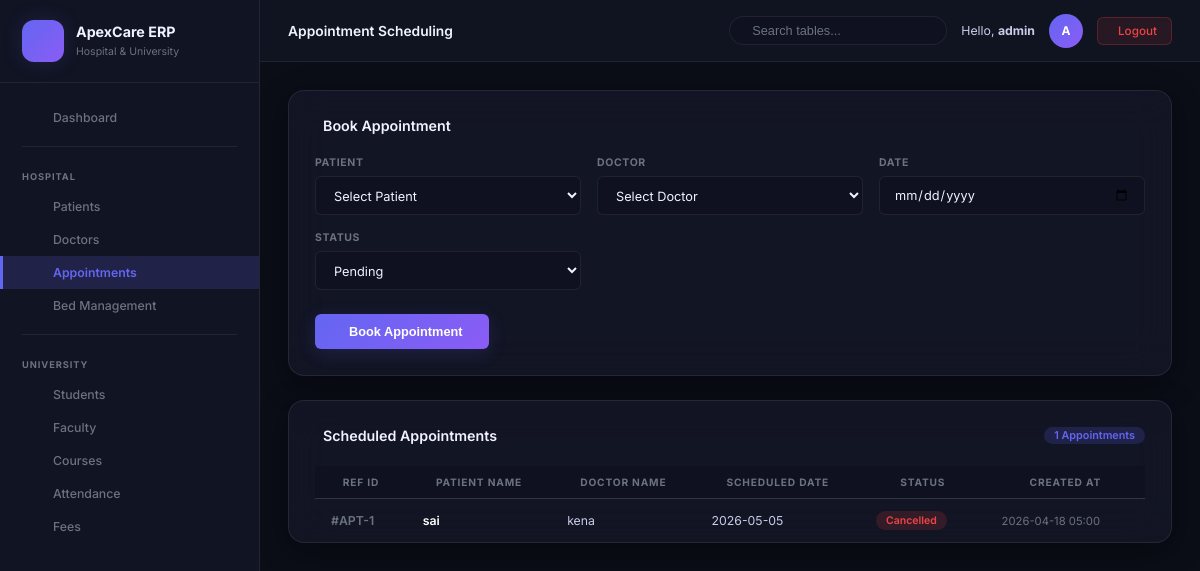
The page /hospital/appointments (signed in) on the database as committed earlier.
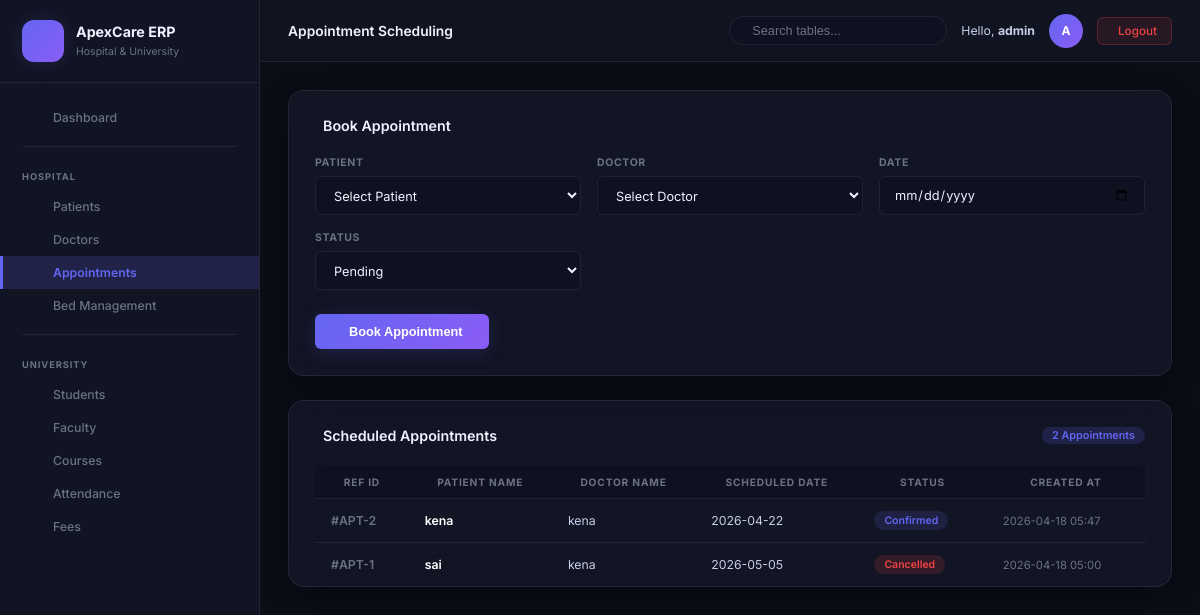
The same page on the database as committed later.
### tables this page shows
CREATE TABLE appointments (
                id         INTEGER PRIMARY KEY AUTOINCREMENT,
                patient_id INTEGER NOT NULL,
                doctor_id  INTEGER NOT NULL,
                date       TEXT NOT NULL,
                status     TEXT NOT NULL DEFAULT 'Pending',
                created_at TIMESTAMP DEFAULT CURRENT_TIMESTAMP,
                FOREIGN KEY (patient_id) REFERENCES patients(id) ON DELETE CASCADE,
                FOREIGN KEY (doctor_id)  REFERENCES doctors(id)  ON DELETE CASCADE
            );

CREATE TABLE patients (
                id         INTEGER PRIMARY KEY AUTOINCREMENT,
                name       TEXT NOT NULL,
                age        INTEGER NOT NULL,
                disease    TEXT NOT NULL,
                contact    TEXT NOT NULL,
                created_at TIMESTAMP DEFAULT CURRENT_TIMESTAMP
            );

CREATE TABLE doctors (
                id             INTEGER PRIMARY KEY AUTOINCREMENT,
                name           TEXT NOT NULL,
                qualification  TEXT NOT NULL,
                specialization TEXT NOT NULL,
                experience     INTEGER NOT NULL,
                created_at     TIMESTAMP DEFAULT CURRENT_TIMESTAMP
            );

### routes/hospital.py (the view, shortened to what this page needs)
@hospital_bp.route('/appointments', methods=['GET', 'POST'])
@login_required
def appointments():
    msg, msg_type = None, None
    db = get_db()
    cursor = db.cursor()
    cursor.execute("SELECT id, name FROM patients ORDER BY name")
    all_patients = cursor.fetchall()
    cursor.execute("SELECT id, name FROM doctors ORDER BY name")
    all_doctors  = cursor.fetchall()
    cursor.execute("""
        SELECT a.id, p.name AS patient_name, d.name AS doctor_name,
               a.date, a.status, a.created_at
        FROM appointments a
        JOIN patients p ON a.patient_id = p.id
        JOIN doctors  d ON a.doctor_id  = d.id
        ORDER BY a.id DESC
    """)
    all_appointments = cursor.fetchall()
    cursor.close()
    return render_template(
        'hospital/appointments.html',
        patients=all_patients, doctors=all_doctors,
        appointments=all_appointments, msg=msg, msg_type=msg_type
    )

### core/db.py (called while the page is built)
    def execute(self, query, args=None):
        query = query.replace('%s', '?')
        query = query.replace('AUTO_INCREMENT', 'AUTOINCREMENT')
        if args:
            self.cursor.execute(query, args)
        else:
            self.cursor.execute(query)

    def fetchall(self):
        rows = self.cursor.fetchall()
        return [dict(row) for row in rows]

    def close(self):
        self.cursor.close()

    def cursor(self):
        return SQLiteCursorWrapper(self.conn)

    def close(self):
        self.conn.close()

### routes/utils.py (called while the page is built)
def login_required(f):
    @wraps(f)
    def decorated(*args, **kwargs):
        if 'logged_in' not in session:
            flash('Please login to access this page.', 'warning')
            return redirect(url_for('auth.login'))
        return f(*args, **kwargs)
    return decorated

### templates/hospital/appointments.html (shortened to what this page needs)
{% extends "base.html" %}
{% block page_title %}Appointment Scheduling{% endblock %}
{% block content %}
<div class="card-dark">
    <div class="card-head">
         Book Appointment
    </div>
    <form method="POST">
        <div class="form-grid">
            <div class="f-group">
                <label class="f-label">Patient</label>
                <select name="patient_id" class="f-control" required>
                    <option value="" disabled selected>Select Patient</option>
                </select>
            </div>
            <div class="f-group">
                <label class="f-label">Doctor</label>
                <select name="doctor_id" class="f-control" required>
                    <option value="" disabled selected>Select Doctor</option>
                </select>
            </div>
            <div class="f-group">
                <label class="f-label">Date</label>
                <input type="date" name="date" class="f-control" required>
            </div>
            <div class="f-group">
                <label class="f-label">Status</label>
                <select name="status" class="f-control" required>
                    <option value="Pending" selected>Pending</option>
                </select>
            </div>
        </div>
        <div style="margin-top: 24px;">
            <button type="submit" class="btn-submit">
                 Book Appointment
            </button>
        </div>
    </form>
</div>
<div class="card-dark" style="padding-bottom: 0;">
    <div class="card-head">
         Scheduled Appointments
        <span class="record-badge">{{ appointments|length }} Appointments</span>
    </div>
    {% if appointments %}
    <div class="tbl-scroll">
        <table class="apex-tbl">
            <thead>
                <tr>
                    <th>Ref ID</th>
                    <th>Patient Name</th>
                    <th>Doctor Name</th>
                    <th>Scheduled Date</th>
                    <th>Status</th>
                    <th>Created At</th>
                </tr>
            </thead>
            <tbody>
                {% for a in appointments %}
                <tr>
                    <td>#APT-{{ a.id }}</td>
                    <td style="font-weight: 600; color: #fff;">{{ a.patient_name }}</td>
                    <td>{{ a.doctor_name }}</td>
                    <td>{{ a.date[:10] if a.date else '' }}</td>
                    <td>
                        <span class="badge badge-{{ a.status|lower }}">{{ a.status }}</span>
                    </td>
                    <td style="color: var(--text-muted); font-size: .75rem;">{{ a.created_at[:16] if a.created_at else '' }}</td>
                </tr>
                {% endfor %}
            </tbody>
        </table>
    </div>
    {% else %}
    <div class="empty-state">
        <i class="ph-duotone ph-calendar-x"></i>
        No appointments have been scheduled yet.
    </div>
    {% endif %}
</div>
{% endblock %}

### templates/base.html (shortened to what this page needs)
<!DOCTYPE html>
<html lang="en">
<head>
    <link rel="stylesheet" href="{{ url_for('static', filename='css/style.css') }}">
</head>
<body>
    <aside class="sidebar" id="sidebar">
        <a href="{{ url_for('dashboard.dashboard') }}" class="sidebar-brand">
            <div class="brand-icon"></div>
            <div class="brand-text">
                <strong>ApexCare ERP</strong>
                <span>Hospital & University</span>
            </div>
        </a>
        <div class="sb-section">
            <a href="{{ url_for('dashboard.dashboard') }}" class="sb-link {% if request.endpoint == 'dashboard.dashboard' %}active{% endif %}">
                 Dashboard
            </a>
        </div>
        <hr class="sb-divider">
        <div class="sb-section">
            <div class="sb-label">Hospital</div>
            <a href="{{ url_for('hospital.patients') }}" class="sb-link {% if request.endpoint == 'hospital.patients' %}active{% endif %}">
                 Patients
            </a>
            <a href="{{ url_for('hospital.doctors') }}" class="sb-link {% if request.endpoint == 'hospital.doctors' %}active{% endif %}">
                 Doctors
            </a>
            <a href="{{ url_for('hospital.appointments') }}" class="sb-link {% if request.endpoint == 'hospital.appointments' %}active{% endif %}">
                 Appointments
            </a>
            <a href="{{ url_for('hospital.beds') }}" class="sb-link {% if request.endpoint == 'hospital.beds' %}active{% endif %}">
                 Bed Management
            </a>
        </div>
        <hr class="sb-divider">
        <div class="sb-section">
            <div class="sb-label">University</div>
            <a href="{{ url_for('university.students') }}" class="sb-link {% if request.endpoint == 'university.students' %}active{% endif %}">
                 Students
            </a>
            <a href="{{ url_for('university.faculty') }}" class="sb-link {% if request.endpoint == 'university.faculty' %}active{% endif %}">
                 Faculty
            </a>
            <a href="{{ url_for('university.courses') }}" class="sb-link {% if request.endpoint == 'university.courses' %}active{% endif %}">
                 Courses
            </a>
            <a href="{{ url_for('university.attendance') }}" class="sb-link {% if request.endpoint == 'university.attendance' %}active{% endif %}">
                 Attendance
            </a>
            <a href="{{ url_for('university.fees') }}" class="sb-link {% if request.endpoint == 'university.fees' %}active{% endif %}">
                 Fees
            </a>
        </div>
    </aside>
    <main class="main">
        <header class="top-bar">
            <div style="display: flex; align-items: center; gap: 16px;">
                <div class="top-bar-title">{% block page_title %}{% endblock %}</div>
            </div>
            <div class="top-bar-right">
                <div class="search-wrap">
                    <input type="text" id="globalSearch" placeholder="Search tables..." class="search-input">
                </div>
                <span class="user-name">Hello, <strong>{{ session.username }}</strong></span>
                <div class="avatar">{{ session.username[0]|upper if session.username else 'A' }}</div>
                <a href="{{ url_for('auth.logout') }}" class="btn-logout"> Logout</a>
            </div>
        </header>
        <section class="content">
            {% block content %}{% endblock %}
        </section>
    </main>
</body>
</html>

Rows that differ between the two databases and show on the page:
added appointments: id "2", patient_name "kena", doctor_name "kena", date "2026-04-22", status "Confirmed", created_at "2026-04-18 05:47"
Other text that changed with them:
{{ appointments|length }}: "1" → "2"
